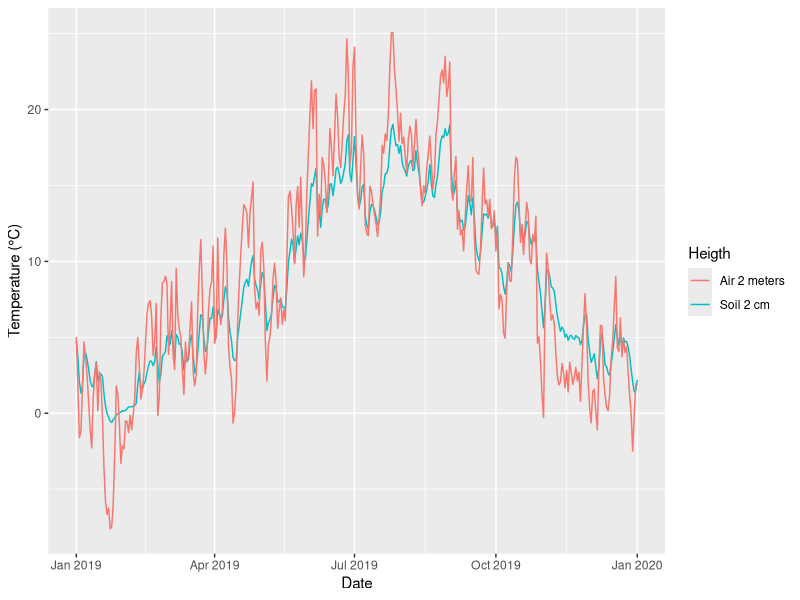
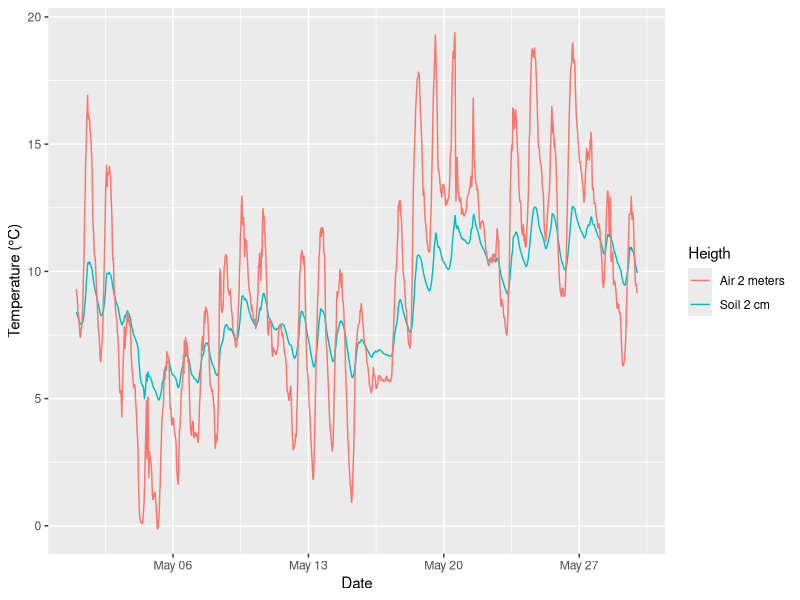
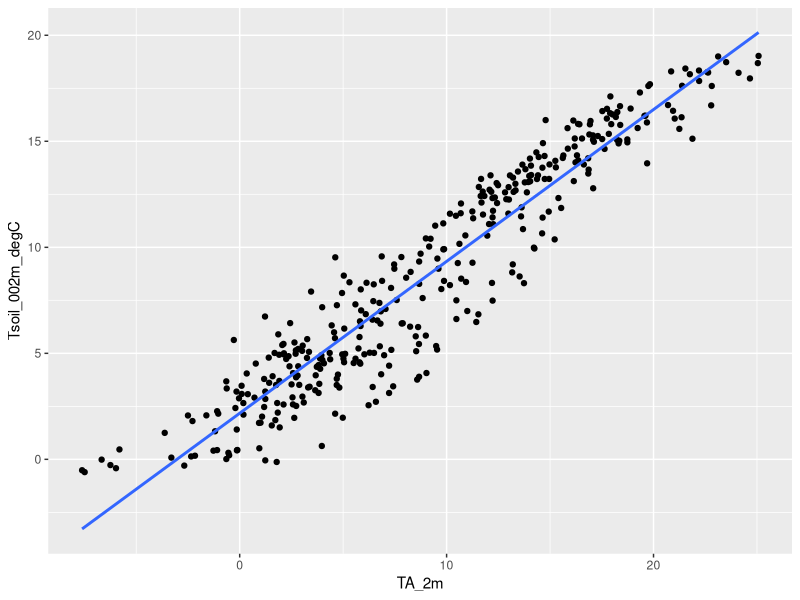
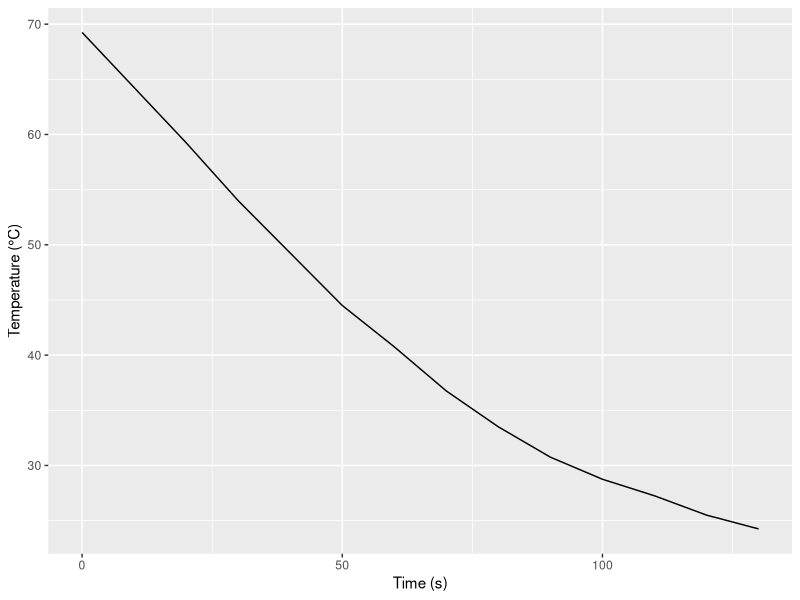
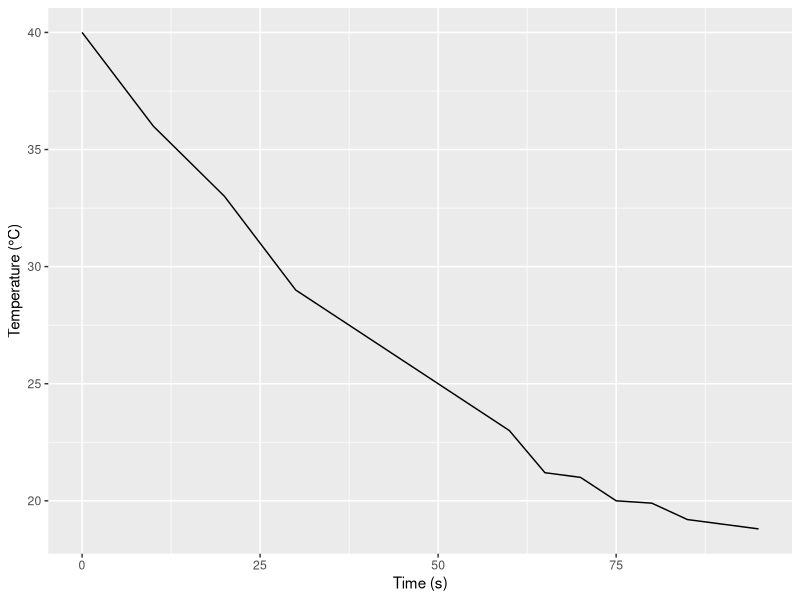

Write R code to recreate these figures, in order.
## ---- chunk 1
library(tidyverse)
library(lubridate)
library(here)

between_dates <- function(x, start, end){
  between(x, 
          parse_date_time(start, c("dm", "dmy")),
          parse_date_time(end, c("dm", "dmy")))
}
## ---- chunk 2
temp <- read_csv(here("Data_lectures/3_Air_temperature/Hainich_T_air_soil_degC.csv")) %>% 
  mutate(diff_canopy = TA_44m - TA_2m) %>% 
  drop_na()
## ---- chunk 3
temp %>% 
  group_by(Date = round_date(Date, "1d")) %>% 
  summarize_all(mean) %>% 
  ggplot(aes( x = Date)) +
  geom_line(aes(y=Tsoil_002m_degC, col="Soil 2 cm")) +
  geom_line(aes(y=TA_2m, col="Air 2 meters")) +
  labs(y = "Temperature (°C)", col="Heigth")
## ---- chunk 4
temp %>% 
  filter(between_dates(Date, "1 May 2019", "30 May 2019")) %>% 
  ggplot(aes(Date)) +
  geom_line(aes(y=Tsoil_002m_degC, col="Soil 2 cm")) +
  geom_line(aes(y=TA_2m, col="Air 2 meters")) +
  labs(y = "Temperature (°C)", col="Heigth")
## ---- chunk 5
temp %>% 
  group_by(Date = round_date(Date, "1d")) %>% 
  summarize_all(mean) %>% 
  ggplot(aes(TA_2m, Tsoil_002m_degC)) +
  geom_point() +
  geom_smooth(method = "lm", se=F)
## ---- chunk 6
cor(temp$TA_2m, temp$Tsoil_002m_degC)
## ---- chunk 7
cat(" Mean Air: ", mean(temp$TA_2m), "\n",
    "Mean soil: ", mean(temp$Tsoil_002m_degC))
## ---- chunk 8

res_wire <- 3.7 # Omega. This has been measured in the field
r_0 <- 100 # Omega at 100 degrees
a <- 4e-3


#' converts resistance to temperature
get_temp <- function(resistance) {
  (((resistance - res_wire) / 100) - 1) / 4e-3 
}
## ---- chunk 9
temp_res <- read.csv(here("3_air_temperature/resistance_sensor_cooling response.csv"), header = T)
## ---- chunk 10
# add the time (in seconds) and the temperature after conversion from resistance
temp_res <- temp_res %>%
  mutate(time = 0:(nrow(temp_res)-1) * 10,
         temp = get_temp(resistance) )
## ---- chunk 11
ggplot(temp_res, aes(time, temp)) +
  geom_line() +
  labs(y = "Temperature (°C)", x = "Time (s)")
## ---- chunk 12
T_a <- 13.0 # calculations done in the field
T_0 <- temp_res$temp[1] # first measure 

temp_res <- temp_res %>% 
  mutate(log_t = log((T_0 - T_a) / (temp - T_a)) )
## ---- chunk 13
(model_res <- lm(time ~ log_t, data=temp_res))
## ---- chunk 14
temp_merc <- read.csv(here("3_air_temperature/mercury_termometer_cooling_response.csv"), header = T)
## ---- chunk 15
T_a <- 7.0 # ambient temperature
T_0 <- temp_merc$temp[1] # first measure 

temp_merc <- mutate(temp_merc, log_t = log((T_0 - T_a) / (temp - T_a)) )
## ---- chunk 16
ggplot(temp_merc, aes(time, temp)) +
  geom_line() +
  labs(y = "Temperature (°C)", x = "Time (s)")
## ---- chunk 17
(model_merc <- lm(time ~ log_t, data=temp_merc))
